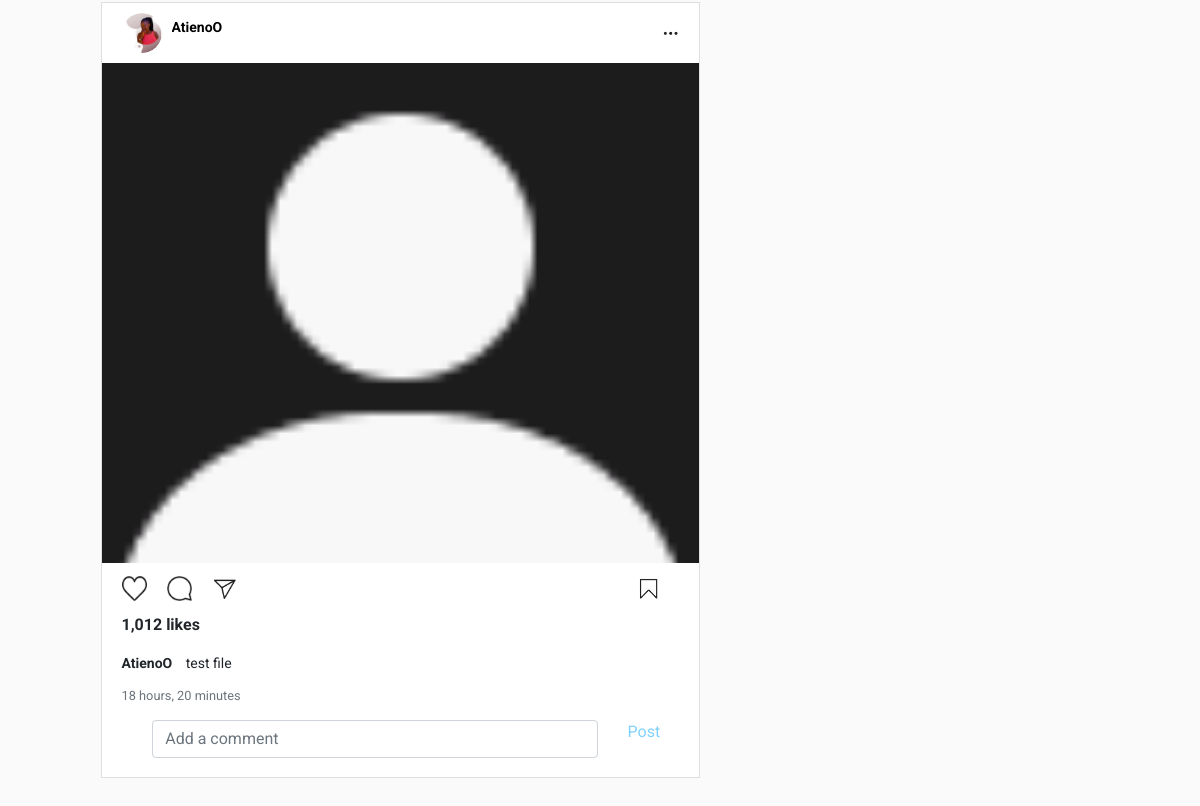
Before: /feed/ (lower part) with the older database file.
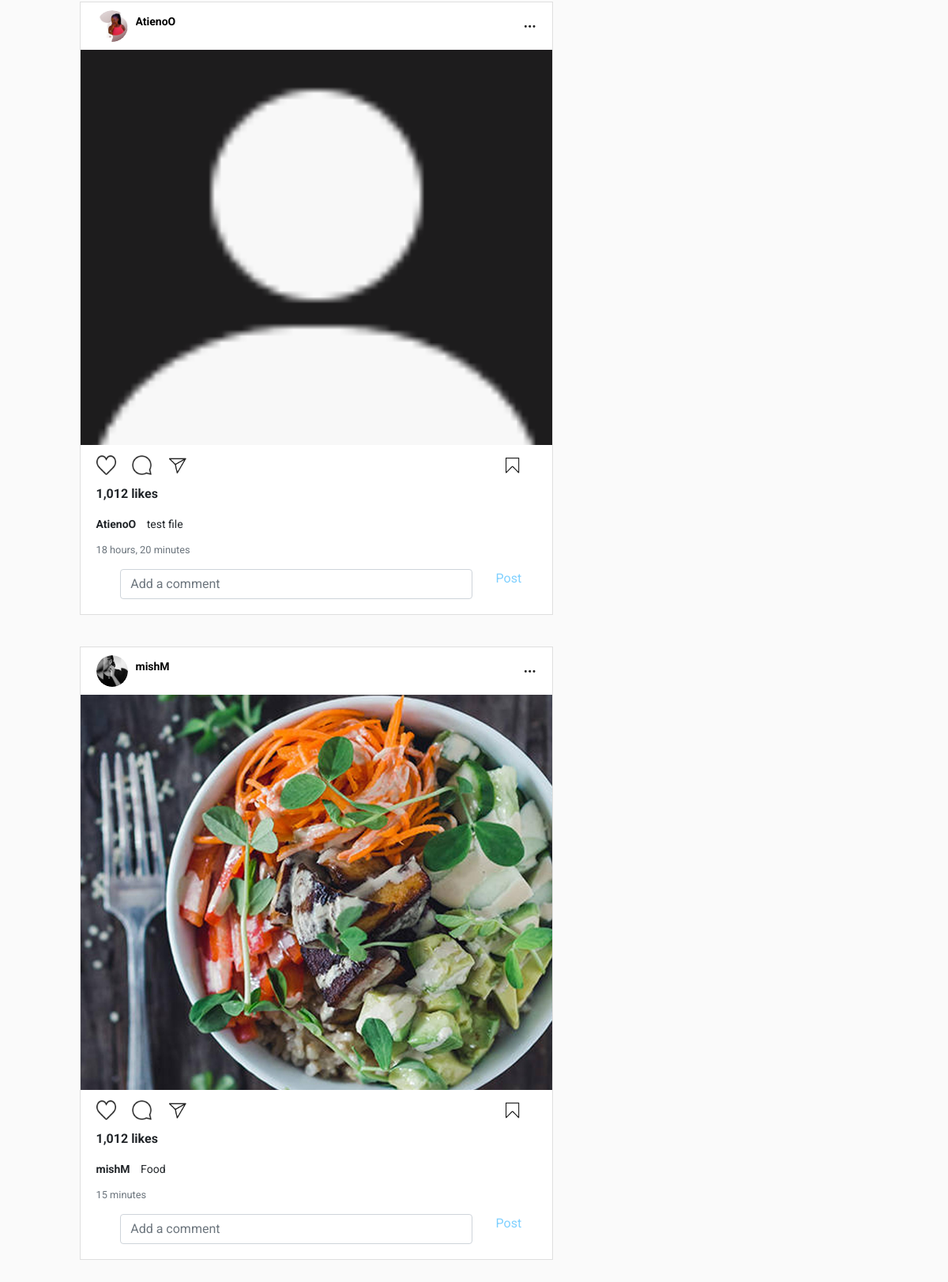
After: the same page with the newer database file.
### gramApp/models.py (models this page shows, shortened)
class Image(models.Model):
    image = models.ImageField(upload_to='uploads/')
    caption = models.TextField()
    uploadDate = models.DateTimeField(default=timezone.now)
    author = models.ForeignKey(User, on_delete=models.CASCADE)
    @classmethod
    def getImages(cls):
        allImages = cls.objects.all()
        return allImages

### users/models.py (models this page shows, shortened)
class Profile(models.Model):
    user = models.OneToOneField(User, on_delete=models.CASCADE)
    image = models.ImageField(default='default.png', upload_to='profile/')
    bio = models.TextField(max_length=500, blank=True, default=f'New to gramClone')
    first_name = models.CharField(max_length=200, null=True, blank=True)
    last_name = models.CharField(max_length=200, null=True, blank=True)
    country = models.CharField(max_length=200, null=True, blank=True)
    website = models.URLField(max_length=200, null=True, blank=True)

### gramApp/views.py (the view, shortened to what this page needs)
# urls.py: path('feed/', feedDetailView.as_view(), name='feed'),
class feedDetailView(View):
    def get(self, request, *args, **kwargs):
        images = Image.getImages
        form = commentForm()
        return render(request, 'app/feed.html', {'images': images, 'form': form})

### gramApp/forms.py
class commentForm(forms.ModelForm):
    comment = forms.CharField(
        label='' ,
        widget=forms.TextInput(attrs={
            'placeholder': 'Add a comment'
        })
    )
    class Meta:
        model = imgComment
        fields=['comment']

### gramApp/templates/app/feed.html (shortened to what this page needs)
{% extends "app/base.html" %}
{% load crispy_forms_tags %}
{% load static %}
{% block content %}
<div class="container">
<div class="row">
<section class="main">
<div class="wrapper">
 <div class="left-col">
    {% for image in images %}
        <div class="post">
        <div class="info">
            <div class="user">
                <div class="profile-pic"><img src="{{ image.author.profile.image.url  }}" alt=""></div>
                <p class="username">{{image.author}}</p>
            </div>
            <img src="{% static 'assets/option.PNG' %}" class="options" alt="">
        </div>
        <a href="{% url 'postDetail' image.id %}">
            <img src="{{image.image.url}}" class="post-image" alt="">
        </a>
        <div class="post-content">
            <div class="reaction-wrapper">
                <img src="{% static 'assets/like.PNG' %}" class="icon" alt="">
                <img src="{% static 'assets/comment.PNG' %}" class="icon" alt="">
                <img src="{% static 'assets/send.PNG' %}" class="icon" alt="">
                <img src="{% static 'assets/save.PNG' %}" class="save icon" alt="">
            </div>
            <p class="likes">1,012 likes</p>
            <p class="description"><span>{{image.author}} </span> {{image.caption}}</p>
            <small class="text-muted">{{image.uploadDate|timesince}}</small>
        <div class="comment-wrapper">
            <form method="POST" class="comment-box">
                {{ form|crispy }}
            </form>
            <button class="comment-btn">post</button>
        </div>
    </div>
</div>
{% endfor %}
</div>
    <div class="right-col">
    </div>
</div>
</section>
</div>
</div>
{% endblock content %}

### gramApp/templates/app/base.html (shortened to what this page needs)
{% load static %}
<!DOCTYPE html>
<html>
<head>
    <link rel="stylesheet" href="https://maxcdn.bootstrapcdn.com/bootstrap/4.0.0/css/bootstrap.min.css">
    <link rel="stylesheet" type="text/css" href="{% static 'gram/main.css' %}">
</head>
<body>
<div class="container">
          {% block content %} {% endblock %}
        </div>
</body>
</html>

### gramApp/static/gram/main.css (style rules this page uses)
* { margin: 0; padding: 0; box-sizing: border-box; }
body { width: 100%; background: #fafafa; position: relative; font-family: 'roboto', sans-serif; }
.icon { height: 100%; cursor: pointer; margin: 0 10px; display: inline-block; }
.main { width: 100%; padding: 30px 0; display: flex; justify-content: center; margin-top: 50px; }
.wrapper { width: 90%; max-width: 1000px; display: grid; grid-template-columns: 60% 40%; grid-gap: 30px; }
.left-col { display: flex; flex-direction: column; }
.profile-pic { width: 70px; height: 70px; border-radius: 50%; overflow: hidden; padding: 3px; background: linear-gradient(45deg, rgb(255, 230, 0), rgb(255, 0, 128) 80%); }
.profile-pic img { width: 100%; height: 100%; object-fit: cover; border-radius: 50%; border: 2px solid #fff; }
.username { width: 100%; overflow: hidden; text-align: center; font-size: 12px; margin-top:5px; color: rgba(0, 0, 0, 0.5) }
.post { width: 100%; height: auto; background: #fff; border: 1px solid #dfdfdf; margin-top: 40px; }
.info { width: 100%; height: 60px; display: flex; justify-content: space-between; align-items: center; padding: 0 20px; }
.info .username { width: auto; font-weight: bold; color: #000; font-size: 14px; margin-left: 10px; }
.info .options { height: 10px; cursor: pointer; }
.info .user { display: flex; align-items: center; }
.info .profile-pic { height: 40px; width: 40px; padding: 0; background: none; }
.info .profile-pic img { border: none; }
.post-image { width: 100%; height: 500px; object-fit: cover; }
.post-content { width: 100%; padding: 20px; }
.likes { font-weight: bold; }
.description { margin: 10px 0; font-size: 14px; line-height: 20px; }
.description span { font-weight: bold; margin-right: 10px; }
.comment-wrapper { width: 100%; height: 50px; border-radius: 1px solid #dfdfdf; display: flex; justify-content: space-between; align-items: center; }
.comment-box { width: 80%; height: 50% !important; border: none; outline: none; font-size: 12px; }
.comment-btn, .action-btn { width: 70px; height: 100%; background: none; border: none; outline: none; text-transform: capitalize; font-size: 16px; color: rgb(0, 162, 255); opacity: 0.5; }
.reaction-wrapper { width: 100%; height: 50px; display: flex; margin-top: -20px; align-items: center; }
.reaction-wrapper .icon { height: 25px; margin: 0; margin-right: 20px; }
.reaction-wrapper .icon.save { margin-left: auto; }
.right-col { padding: 20px; }

Changed rows visible on the page:
added Image: author.profile.image (picture), author "mishM", image (picture), caption "Food", uploadDate "15 minutes"
